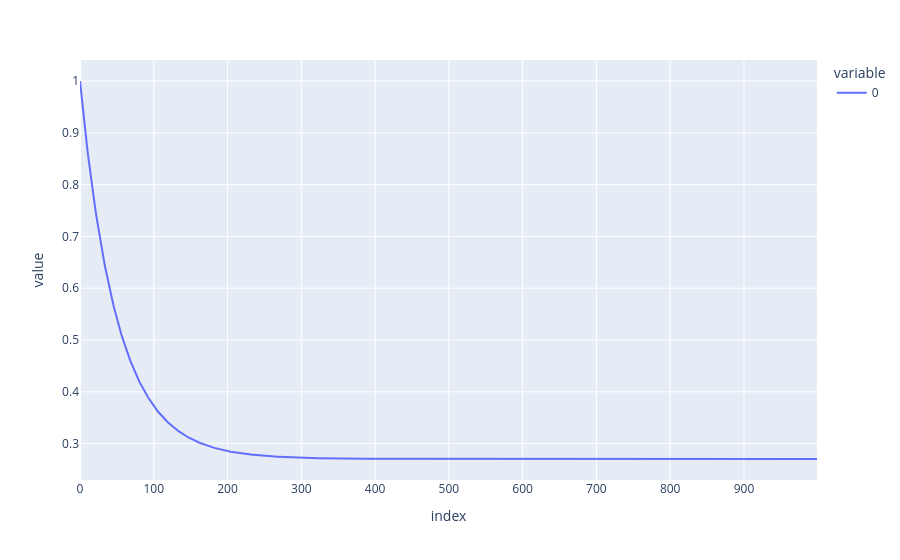

The notebook cell saved with this chart:
### Markdown cell above
## Loss Curve

### Code cell
fig = px.line(
    model.loss_history
)

fig.show()

### Figure 1 — Plotly figure (JSON) as saved in the notebook; plotly's stock layout.template omitted (floating-point values rounded to 4 significant figures; data arrays with more than 128 entries replaced by an {"elided": "..."} marker saying what was removed)
{"data": [{"hovertemplate": "variable=0<br>index=%{x}<br>value=%{y}<extra></extra>", "legendgroup": "0", "line": {"color": "#636efa", "dash": "solid"}, "marker": {"symbol": "circle"}, "mode": "lines", "name": "0", "orientation": "v", "showlegend": true, "type": "scatter", "x": {"elided": "1000 int values"}, "xaxis": "x", "y": {"elided": "1000 float values"}, "yaxis": "y"}], "layout": {"legend": {"title": {"text": "variable"}, "tracegroupgap": 0}, "margin": {"t": 60}, "xaxis": {"anchor": "y", "domain": [0, 1], "title": {"text": "index"}}, "yaxis": {"anchor": "x", "domain": [0, 1], "title": {"text": "value"}}}}
